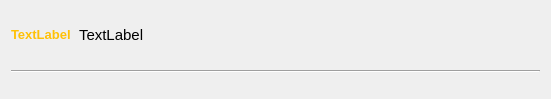
<?xml version="1.0" encoding="UTF-8"?>
<ui version="4.0">
 <class>Form</class>
 <widget class="QWidget" name="Form">
  <property name="geometry">
   <rect>
    <x>0</x>
    <y>0</y>
    <width>551</width>
    <height>99</height>
   </rect>
  </property>
  <property name="windowTitle">
   <string>Form</string>
  </property>
  <layout class="QVBoxLayout" name="verticalLayout" stretch="1,0">
   <property name="spacing">
    <number>2</number>
   </property>
   <property name="topMargin">
    <number>2</number>
   </property>
   <property name="bottomMargin">
    <number>0</number>
   </property>
   <item>
    <layout class="QHBoxLayout" name="horizontalLayout">
     <property name="spacing">
      <number>8</number>
     </property>
     <item>
      <widget class="QLabel" name="label">
       <property name="sizePolicy">
        <sizepolicy hsizetype="Fixed" vsizetype="Fixed">
         <horstretch>0</horstretch>
         <verstretch>0</verstretch>
        </sizepolicy>
       </property>
       <property name="font">
        <font>
         <pointsize>10</pointsize>
         <weight>75</weight>
         <bold>true</bold>
        </font>
       </property>
       <property name="styleSheet">
        <string notr="true">color: #ffc107</string>
       </property>
       <property name="text">
        <string>TextLabel</string>
       </property>
      </widget>
     </item>
     <item>
      <widget class="QLabel" name="label_2">
       <property name="sizePolicy">
        <sizepolicy hsizetype="Preferred" vsizetype="Fixed">
         <horstretch>0</horstretch>
         <verstretch>0</verstretch>
        </sizepolicy>
       </property>
       <property name="font">
        <font>
         <pointsize>11</pointsize>
        </font>
       </property>
       <property name="text">
        <string>TextLabel</string>
       </property>
      </widget>
     </item>
    </layout>
   </item>
   <item>
    <widget class="Line" name="line">
     <property name="orientation">
      <enum>Qt::Horizontal</enum>
     </property>
    </widget>
   </item>
  </layout>
 </widget>
 <resources/>
 <connections/>
</ui>
